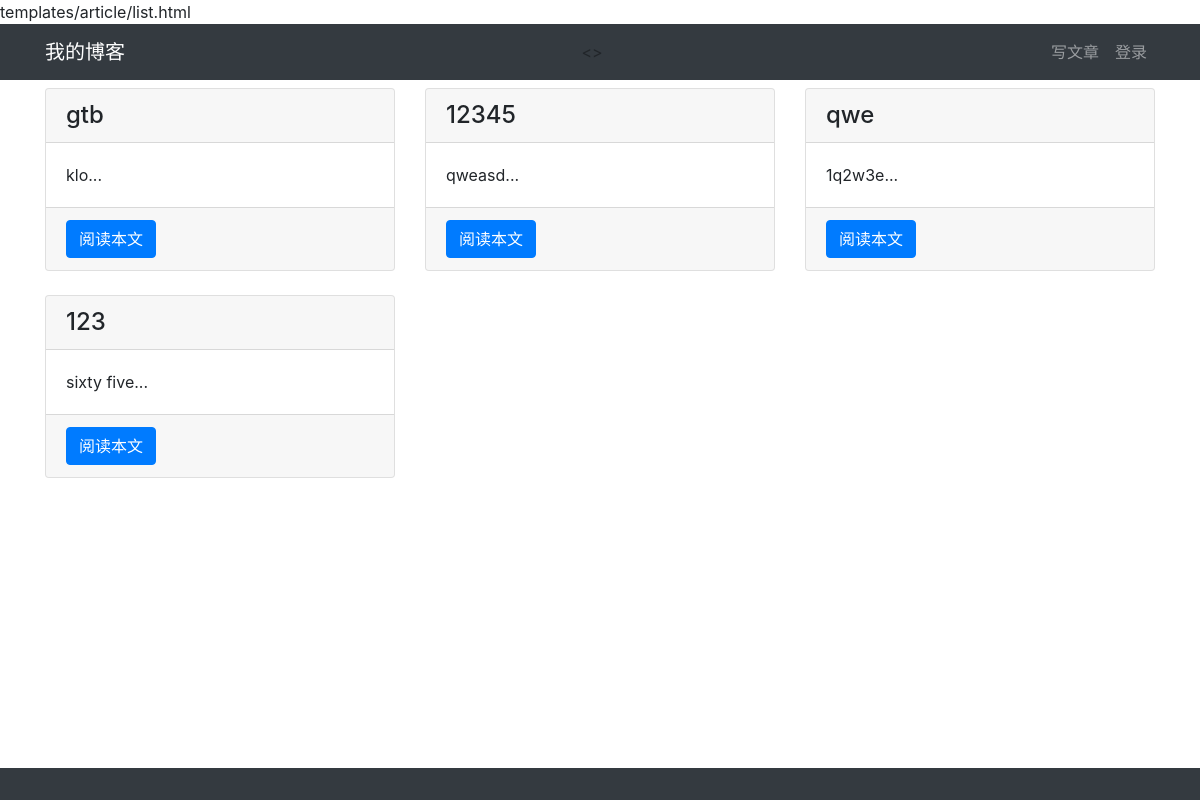
Page /article/article-list/ on the committed database.
### article/models.py (models this page shows, shortened)
class ArticlePost(models.Model):
    author = models.ForeignKey(User, on_delete=models.CASCADE)
    title = models.CharField(max_length=200)
    body = models.TextField()
    created = models.DateTimeField(default=timezone.now)
    updated = models.DateTimeField(auto_now=True)
    class Meta:
        ordering = ('-created',)

### article/views.py (the view)
# urls.py: path('article-list/', views.article_list, name='article_list'),
def article_list(request):
    articles = ArticlePost.objects.all()
    context = {'articles': articles}
    return render(request, 'article/list.html', context)

### templates/article/list.html (shortened to what this page needs)
{% extends "base.html" %}
{% load static %}
{% block content %}
<div class="container">
    <div class="row mt-2">
        {% for article in articles %}
        <div class="col-4 mb-4">
            <div class="card h-100">
                <h4 class="card-header">{{ article.title }}</h4>
                <div class="card-body">
                    <p class="card-text">{{ article.body|slice:'100' }}...</p>
                </div>
                <div class="card-footer">
                    <a href="{% url 'article:article_detail' article.id %}" class="btn btn-primary">阅读本文</a>
                </div>
            </div>
        </div>
        {% endfor %}
    </div>
</div>
{% endblock content %}

### rows in the picture
ArticlePost: title "gtb", body "klo"
ArticlePost: title "12345", body "qweasd"
ArticlePost: title "qwe", body "1q2w3e"
ArticlePost: title "123", body "sixty five"
